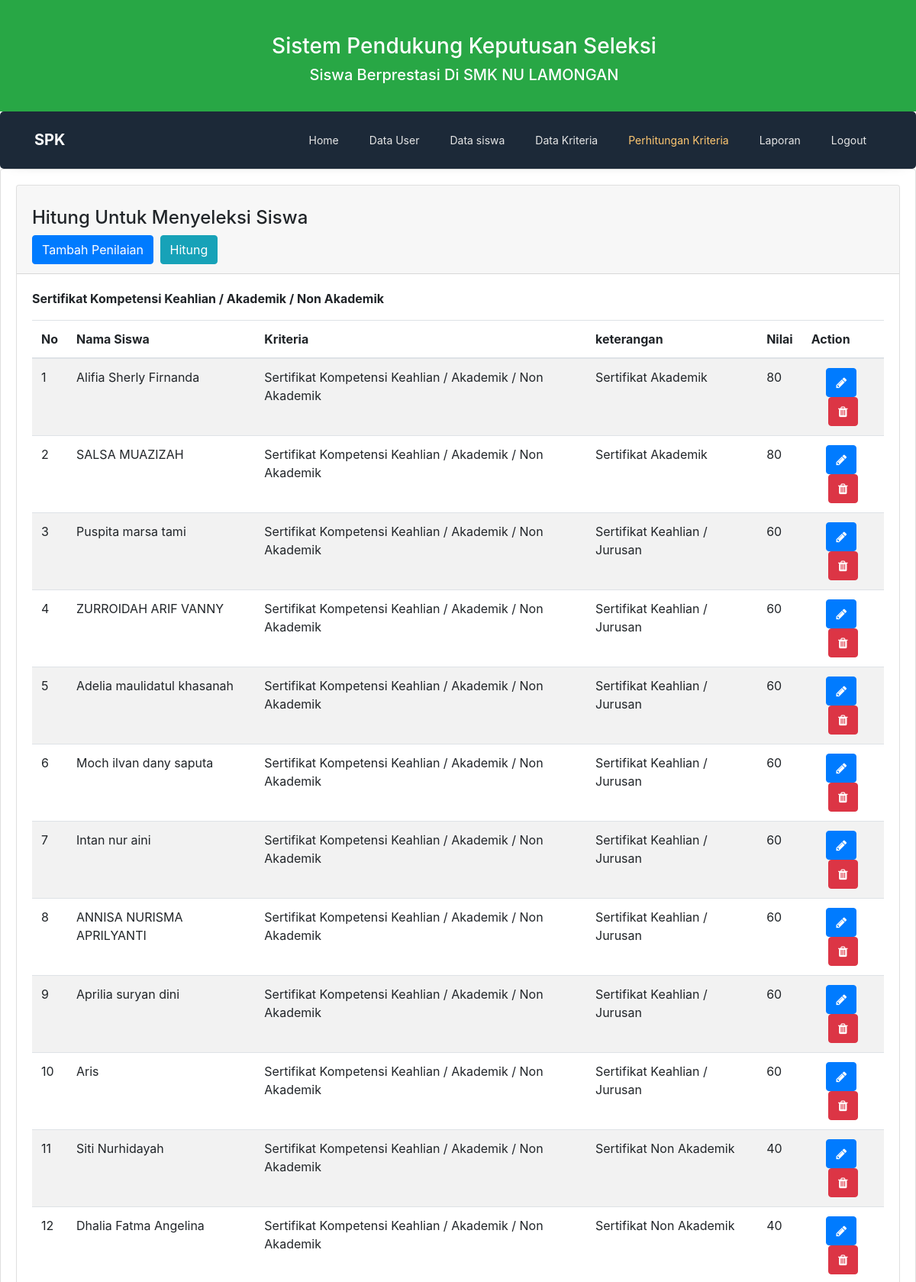
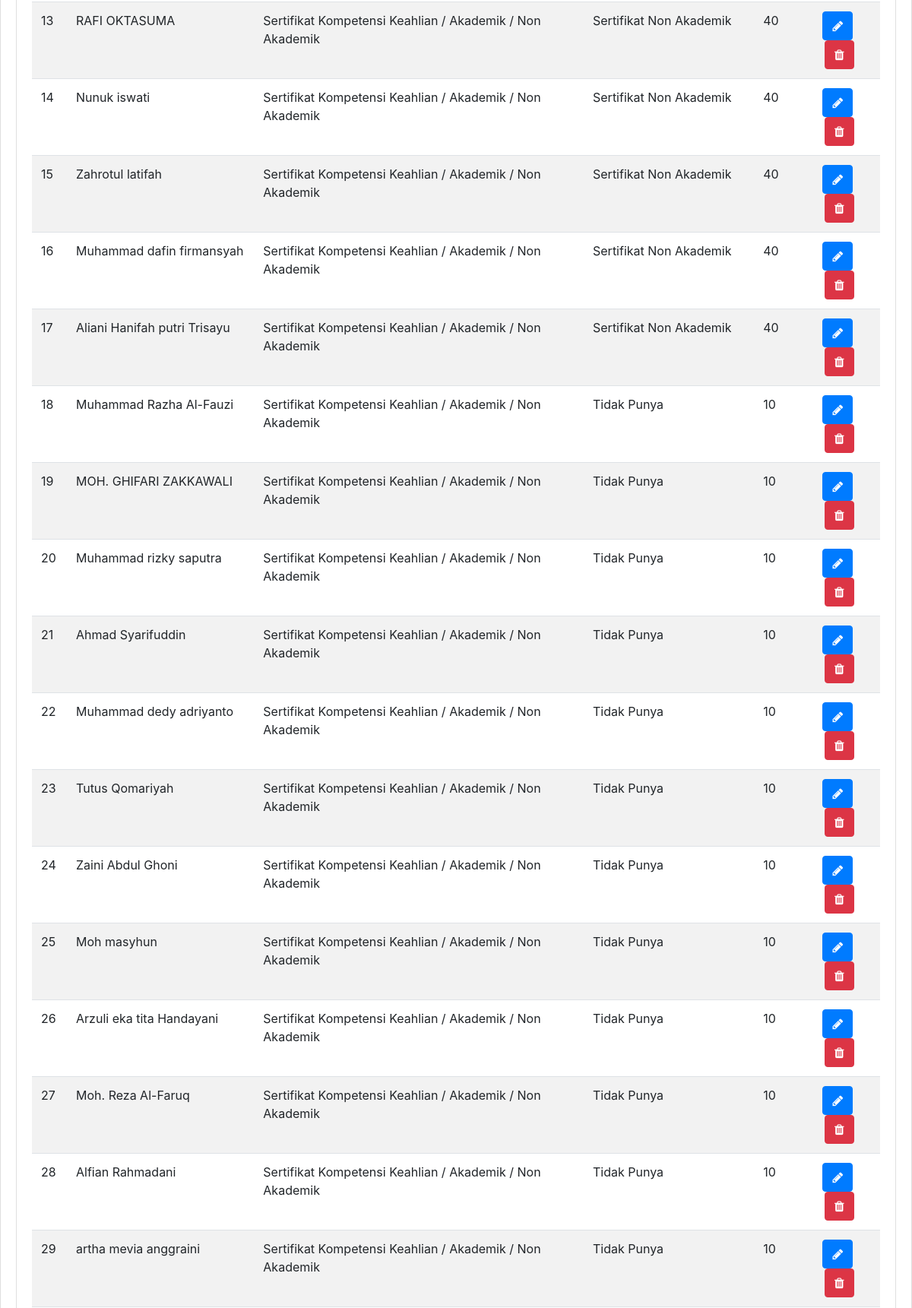
Screenshot of /hitung/index.php (signed in, upper part) with the database file from the repository (2 pictures, top to bottom).
### tables this page shows
CREATE TABLE `dt_kriteria` (
  `kd_kriteria` int(11) NOT NULL,
  `id_kriteria` varchar(10) NOT NULL,
  `sifat` enum('Benefit','Cost','','') NOT NULL,
  `bobot` float NOT NULL
);

CREATE TABLE `kriteria` (
  `id_kriteria` varchar(10) NOT NULL,
  `nama_kriteria` varchar(100) NOT NULL
);

CREATE TABLE `nilai` (
  `kd_nilai` int(11) NOT NULL,
  `kd_siswa` varchar(11) NOT NULL,
  `id_kriteria` varchar(10) NOT NULL,
  `nilai` float NOT NULL
);

CREATE TABLE `dt_siswa` (
  `kd_siswa` varchar(11) NOT NULL,
  `nama_siswa` varchar(50) NOT NULL,
  `jenis_kelamin` enum('Laki - Laki','Perempuan') NOT NULL,
  `jurusan` varchar(15) NOT NULL,
  `kelas` varchar(15) NOT NULL,
  `alamat` varchar(100) NOT NULL
);

CREATE TABLE `penilaian` (
  `kd_penilaian` int(11) NOT NULL,
  `id_kriteria` varchar(10) NOT NULL,
  `keterangan` varchar(100) NOT NULL,
  `penilaian` int(11) NOT NULL
);

### hitung/index.php (the view, shortened to what this page needs)
<?php
if (isset($_SESSION['username'])) {
    include_once('header.php');
?>
    <div class="card">
        <div class="card-body">
            <div class="row ">
                <div class="col-12">
                    <div class="card">
                        <div class="card-header">
                            <h4 class="mt-3">Hitung Untuk Menyeleksi Siswa</h4>
                            <div class="card-header-action">
                                <a href="add.php" class="btn btn-primary btn-action btn-xs mr-1" data-toggle="tooltip" title="Tambah Data"><span>Tambah Penilaian</span></a>
                                <a href="hitung.php" class="btn btn-info btn-action btn-xs mr-1" data-toggle="tooltip" title="Hitung Data"><span>Hitung</span></a>
                            </div>
                        </div>
                        <div class="card-body">
                            <?php
                            $SqlQuery = mysqli_query($con, "SELECT * FROM `dt_kriteria` AS u INNER JOIN kriteria AS k ON u.id_kriteria=k.id_kriteria ");
                            if (mysqli_num_rows($SqlQuery) > 0) {
                                while ($row = mysqli_fetch_array($SqlQuery)) {
                                    $namakriteria = $row['nama_kriteria']
                            ?>
                                    </h5 class="mt-3 "><strong> <?= $row['nama_kriteria'] ?></strong></h5>
                                    <div class="table-responsive mt-3">
                                        <div class="table-responsive">
                                            <table class="table table-striped mb-0 admin" id="admin">
                                                <thead>
                                                    <tr>
                                                        <CENTER>
                                                            <th>No</th>
                                                            <th> Nama Siswa</th>
                                                            <th> Kriteria </th>
                                                            <th> keterangan </th>
                                                            <th>Nilai</th>
                                                            <th>Action</th>
                                                        </CENTER>
                                                    </tr>
                                                </thead>
                                                <tbody>
                                                    <?php
                                                    $Sqlkriteria = mysqli_query($con, "SELECT * FROM nilai as n INNER JOIN dt_siswa as w  INNER JOIN penilaian as p INNER JOIN kriteria as k ON n.id_kriteria=k.id_kriteria && n.kd_siswa=w.kd_siswa && n.id_kriteria=p.id_kriteria  && p.penilaian=n.nilai WHERE w.kd_siswa=n.kd_siswa && k.nama_kriteria='$namakriteria'");
                                                    $no = 1;
                                                    if (mysqli_num_rows($Sqlkriteria) > 0) {
                                                        while ($row = mysqli_fetch_array($Sqlkriteria)) {
                                                    ?>
                                                            <td><?= $no++ ?></td>
                                                            <td><?= $row['nama_siswa'] ?></td>
                                                            <td><?= $row['nama_kriteria'] ?></td>
                                                            <td><?= $row['keterangan'] ?></td>
                                                            <td><?= $row['nilai'] ?></td>
                                                            <td>
                                                                <center>
                                                                    <a href="edit.php?id=<?= $row['kd_nilai'] ?>" class="btn btn-primary btn-action mr-1" title="Edit"><i class="fa fa-pencil"></i></a>
                                                                    <a href="delete.php?id=<?= $row['kd_nilai'] ?>" class="btn btn-danger btn-xs delete-data" title="hapus"><i class="fa fa-trash"></i></a>
                                                                </center>
                                                            </td>
                                                    <?php
                                                        }
                                                    }
                                                    ?>
                                                </tbody>
                                            </table>
                                        </div>
                                    </div>
                                <?php
                                }
                                ?>
                        </div>
                    </div>
            <?php
                            }
            ?>
            </div>
        </div>
    </div>
<?php
} else {
    echo "<script>window.location='" . base_url('auth/login.php') . "';</script>";
}
?>

### rows the page displays
dt_kriteria: id_kriteria.nama_kriteria "Sertifikat Kompetensi Keahlian / Akademik / Non Akademik"
nilai: kd_siswa.nama_siswa "Alifia Sherly Firnanda", id_kriteria.nama_kriteria "Sertifikat Kompetensi Keahlian / Akademik / Non Akademik", penilaian.keterangan "Sertifikat Akademik", nilai "80"
nilai: kd_siswa.nama_siswa "SALSA MUAZIZAH", id_kriteria.nama_kriteria "Sertifikat Kompetensi Keahlian / Akademik / Non Akademik", penilaian.keterangan "Sertifikat Akademik", nilai "80"
nilai: kd_siswa.nama_siswa "Puspita marsa tami", id_kriteria.nama_kriteria "Sertifikat Kompetensi Keahlian / Akademik / Non Akademik", penilaian.keterangan "Sertifikat Keahlian / Jurusan", nilai "60"
nilai: kd_siswa.nama_siswa "ZURROIDAH ARIF VANNY", id_kriteria.nama_kriteria "Sertifikat Kompetensi Keahlian / Akademik / Non Akademik", penilaian.keterangan "Sertifikat Keahlian / Jurusan", nilai "60"
nilai: kd_siswa.nama_siswa "Adelia maulidatul khasanah", id_kriteria.nama_kriteria "Sertifikat Kompetensi Keahlian / Akademik / Non Akademik", penilaian.keterangan "Sertifikat Keahlian / Jurusan", nilai "60"
nilai: kd_siswa.nama_siswa "Moch ilvan dany saputa", id_kriteria.nama_kriteria "Sertifikat Kompetensi Keahlian / Akademik / Non Akademik", penilaian.keterangan "Sertifikat Keahlian / Jurusan", nilai "60"
nilai: kd_siswa.nama_siswa "Intan nur aini", id_kriteria.nama_kriteria "Sertifikat Kompetensi Keahlian / Akademik / Non Akademik", penilaian.keterangan "Sertifikat Keahlian / Jurusan", nilai "60"
nilai: kd_siswa.nama_siswa "ANNISA NURISMA APRILYANTI", id_kriteria.nama_kriteria "Sertifikat Kompetensi Keahlian / Akademik / Non Akademik", penilaian.keterangan "Sertifikat Keahlian / Jurusan", nilai "60"
nilai: kd_siswa.nama_siswa "Aprilia suryan dini", id_kriteria.nama_kriteria "Sertifikat Kompetensi Keahlian / Akademik / Non Akademik", penilaian.keterangan "Sertifikat Keahlian / Jurusan", nilai "60"
nilai: kd_siswa.nama_siswa "Aris", id_kriteria.nama_kriteria "Sertifikat Kompetensi Keahlian / Akademik / Non Akademik", penilaian.keterangan "Sertifikat Keahlian / Jurusan", nilai "60"
nilai: kd_siswa.nama_siswa "Siti Nurhidayah", id_kriteria.nama_kriteria "Sertifikat Kompetensi Keahlian / Akademik / Non Akademik", penilaian.keterangan "Sertifikat Non Akademik", nilai "40"
nilai: kd_siswa.nama_siswa "Dhalia Fatma Angelina", id_kriteria.nama_kriteria "Sertifikat Kompetensi Keahlian / Akademik / Non Akademik", penilaian.keterangan "Sertifikat Non Akademik", nilai "40"
nilai: kd_siswa.nama_siswa "RAFI OKTASUMA", id_kriteria.nama_kriteria "Sertifikat Kompetensi Keahlian / Akademik / Non Akademik", penilaian.keterangan "Sertifikat Non Akademik", nilai "40"
nilai: kd_siswa.nama_siswa "Nunuk iswati", id_kriteria.nama_kriteria "Sertifikat Kompetensi Keahlian / Akademik / Non Akademik", penilaian.keterangan "Sertifikat Non Akademik", nilai "40"
nilai: kd_siswa.nama_siswa "Zahrotul latifah", id_kriteria.nama_kriteria "Sertifikat Kompetensi Keahlian / Akademik / Non Akademik", penilaian.keterangan "Sertifikat Non Akademik", nilai "40"
nilai: kd_siswa.nama_siswa "Muhammad dafin firmansyah", id_kriteria.nama_kriteria "Sertifikat Kompetensi Keahlian / Akademik / Non Akademik", penilaian.keterangan "Sertifikat Non Akademik", nilai "40"
nilai: kd_siswa.nama_siswa "Aliani Hanifah putri Trisayu", id_kriteria.nama_kriteria "Sertifikat Kompetensi Keahlian / Akademik / Non Akademik", penilaian.keterangan "Sertifikat Non Akademik", nilai "40"
nilai: kd_siswa.nama_siswa "Muhammad Razha Al-Fauzi", id_kriteria.nama_kriteria "Sertifikat Kompetensi Keahlian / Akademik / Non Akademik", penilaian.keterangan "Tidak Punya", nilai "10"
nilai: kd_siswa.nama_siswa "MOH. GHIFARI ZAKKAWALI", id_kriteria.nama_kriteria "Sertifikat Kompetensi Keahlian / Akademik / Non Akademik", penilaian.keterangan "Tidak Punya", nilai "10"
nilai: kd_siswa.nama_siswa "Muhammad rizky saputra", id_kriteria.nama_kriteria "Sertifikat Kompetensi Keahlian / Akademik / Non Akademik", penilaian.keterangan "Tidak Punya", nilai "10"
nilai: kd_siswa.nama_siswa "Ahmad Syarifuddin", id_kriteria.nama_kriteria "Sertifikat Kompetensi Keahlian / Akademik / Non Akademik", penilaian.keterangan "Tidak Punya", nilai "10"
nilai: kd_siswa.nama_siswa "Muhammad dedy adriyanto", id_kriteria.nama_kriteria "Sertifikat Kompetensi Keahlian / Akademik / Non Akademik", penilaian.keterangan "Tidak Punya", nilai "10"
nilai: kd_siswa.nama_siswa "Tutus Qomariyah", id_kriteria.nama_kriteria "Sertifikat Kompetensi Keahlian / Akademik / Non Akademik", penilaian.keterangan "Tidak Punya", nilai "10"
nilai: kd_siswa.nama_siswa "Zaini Abdul Ghoni", id_kriteria.nama_kriteria "Sertifikat Kompetensi Keahlian / Akademik / Non Akademik", penilaian.keterangan "Tidak Punya", nilai "10"
nilai: kd_siswa.nama_siswa "Moh masyhun", id_kriteria.nama_kriteria "Sertifikat Kompetensi Keahlian / Akademik / Non Akademik", penilaian.keterangan "Tidak Punya", nilai "10"
nilai: kd_siswa.nama_siswa "Arzuli eka tita Handayani", id_kriteria.nama_kriteria "Sertifikat Kompetensi Keahlian / Akademik / Non Akademik", penilaian.keterangan "Tidak Punya", nilai "10"
nilai: kd_siswa.nama_siswa "Moh. Reza Al-Faruq", id_kriteria.nama_kriteria "Sertifikat Kompetensi Keahlian / Akademik / Non Akademik", penilaian.keterangan "Tidak Punya", nilai "10"
nilai: kd_siswa.nama_siswa "Alfian Rahmadani", id_kriteria.nama_kriteria "Sertifikat Kompetensi Keahlian / Akademik / Non Akademik", penilaian.keterangan "Tidak Punya", nilai "10"
nilai: kd_siswa.nama_siswa "artha mevia anggraini", id_kriteria.nama_kriteria "Sertifikat Kompetensi Keahlian / Akademik / Non Akademik", penilaian.keterangan "Tidak Punya", nilai "10"
